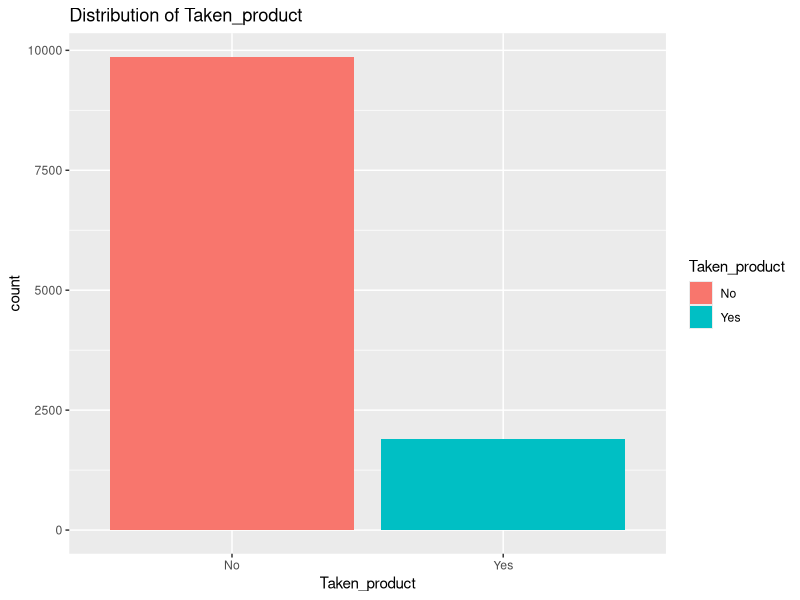
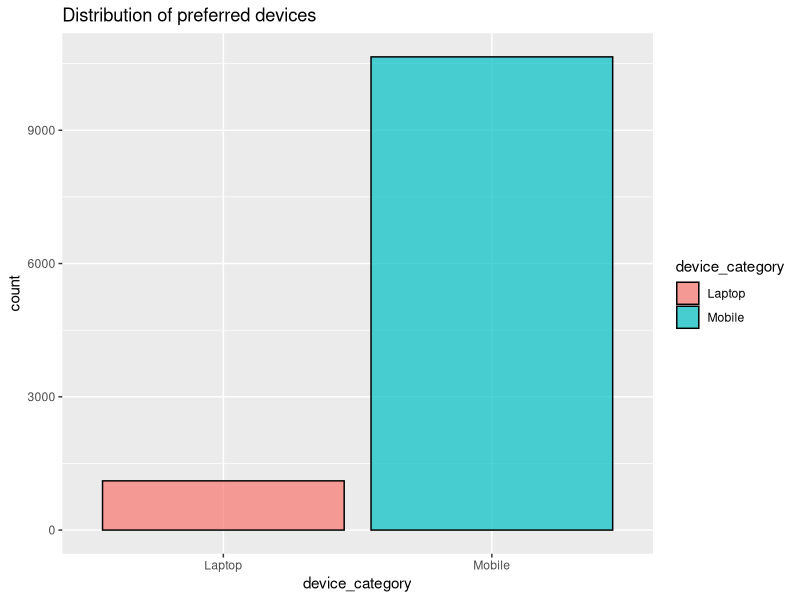
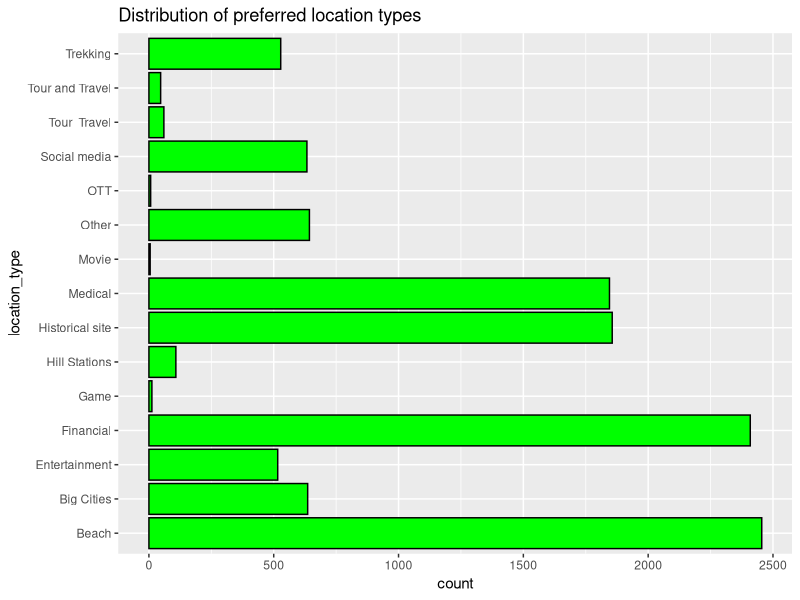
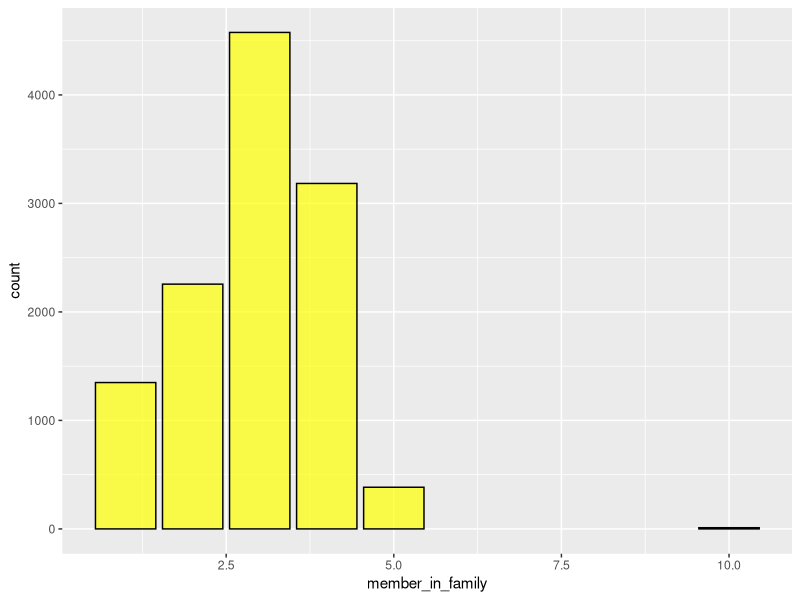
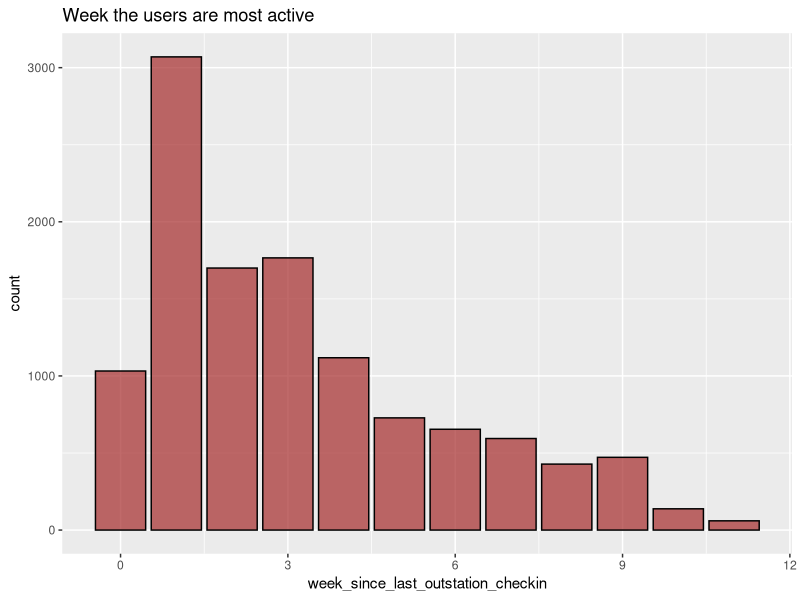
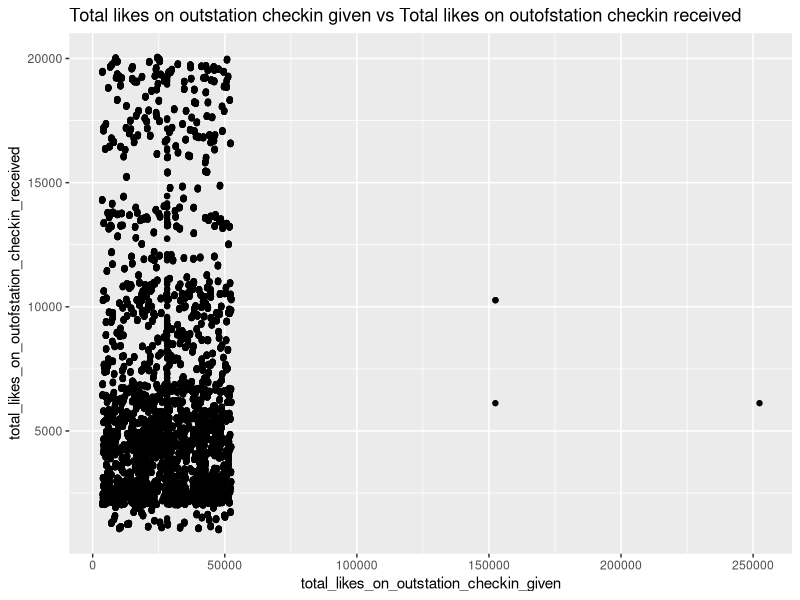
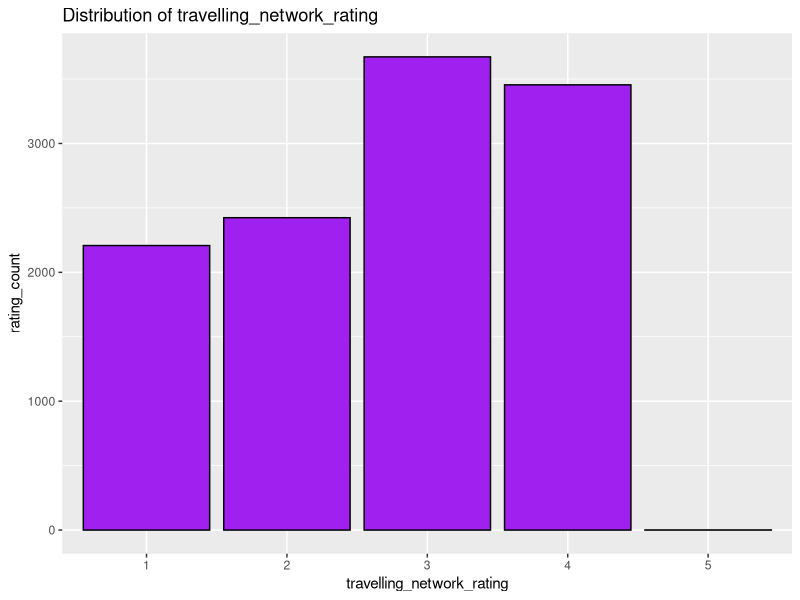
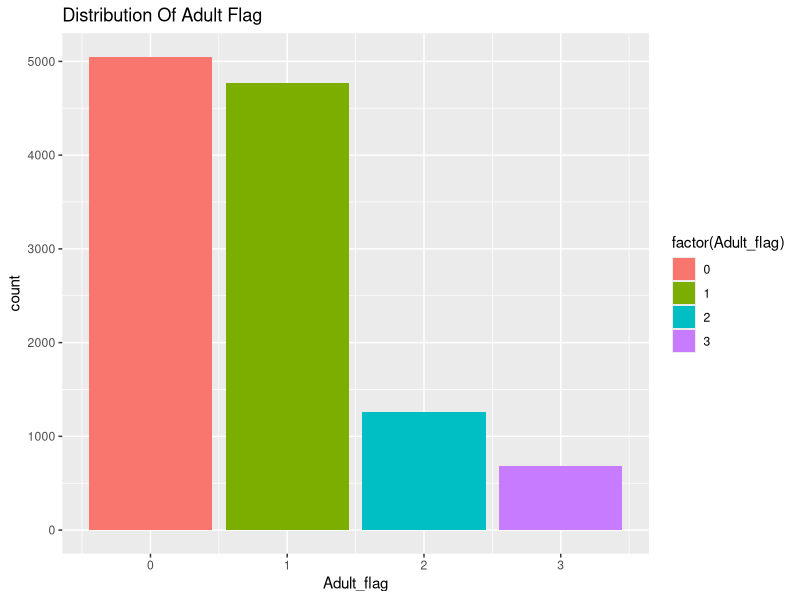

Reproduce these figures in R, in order.
## ---- chunk 1
#Installing & Loading all needed packages
# install.packages("tidyverse")
# install.packages("corrplot")
library(tidyverse)
library(ggplot2)
library(dplyr)
library(corrplot)

## ---- chunk 2

df <- read_csv("Customer behaviour Tourism.csv")
head(df, 5)
## ---- chunk 3
tail(df, 5)
## ---- chunk 4
# checking structure of dataset
glimpse(df)
## ---- chunk 5
sum(duplicated(df))
## ---- chunk 6

null_values <- df %>% map(~sum(is.na(.)))
null_values
## ---- chunk 7

# Find average value
avg_yavotp <- round(mean(df$Yearly_avg_view_on_travel_page, na.rm = TRUE))

# Find the most common value in the 'preferred_device' column
most_common_device <- names(which.max(table(df$preferred_device)))

# Find average value of likes
avg_like_given <-  round(mean(df$total_likes_on_outstation_checkin_given, na.rm = TRUE))

# Find average yearly outstation check in
avg_check_in <-  round(mean(df$yearly_avg_Outstation_checkins, na.rm = TRUE))

# Find most column value in the 'preferred_location_type' column
most_common_location <- names(which.max(table(df$preferred_location_type)))

# Find average yearly comment on page
avg_comment <-  round(mean(df$Yearly_avg_comment_on_travel_page, na.rm = TRUE))

# Most common value in the 'following_company_page'
most_common_ans <- names(which.max(table(df$following_company_page)))

# Most common adult flag
most_common_adult_flag <- names(which.max(table(df$Adult_flag)))

# Find average of daily spending on traveling page
avg_time_spend_page <- round(mean(df$Daily_Avg_mins_spend_on_traveling_page, na.rm = TRUE))


df <- df %>% replace_na(list(Yearly_avg_view_on_travel_page = avg_yavotp, preferred_device = most_common_device, total_likes_on_outstation_checkin_given = avg_like_given, yearly_avg_Outstation_checkins = avg_check_in, preferred_location_type = most_common_location, Yearly_avg_comment_on_travel_page = avg_comment, following_company_page = most_common_ans, Adult_flag = as.integer(most_common_adult_flag), Daily_Avg_mins_spend_on_traveling_page = avg_time_spend_page))

null_values2 <- df %>% map(~sum(is.na(.)))
null_values2
## ---- chunk 8


unique(df$Taken_product)

unique(df$preferred_device)

unique(df$member_in_family)

unique(df$preferred_location_type)

unique(df$following_company_page)

unique(df$working_flag)

unique(df$travelling_network_rating)

unique(df$Adult_flag)
## ---- chunk 9

# Create a new column 'device_category' based on mapping

temp_preferred_device <- df %>% mutate(device_category = case_when(preferred_device %in% c('iOS and Android', 'iOS', 'ANDROID', 'Android', 'Android OS', 'Other', 'Others', 'Tab') ~ 'Mobile', TRUE ~ preferred_device))

df <- df %>%  mutate(device_category = temp_preferred_device$device_category)
## ---- chunk 10

# replacing "Three" with "3" and converting whole column to numeric data type from character data type - 'member_in_family' column

temp_member_in_family <- df %>% mutate(member_in_family = ifelse(member_in_family == "Three", "3", member_in_family))

df <- df %>% mutate(member_in_family = temp_member_in_family$member_in_family)

temp_member_in_family_fixed <- df %>% select(member_in_family) %>% mutate_if(is.character, as.numeric)

df <- df %>% mutate(member_in_family = temp_member_in_family_fixed$member_in_family)

# replacing "Yeso", "1", "0" to "Yes" or "No" based on the values - 'following_company_page' column

df <- df %>% mutate(following_company_page = case_when(following_company_page %in% c("Yeso", "1") ~ "Yes", following_company_page %in% c("0") ~ "No", TRUE ~ following_company_page))


# replacing "0" with "No" - 'working_flag' column

df <- df %>% mutate(working_flag = case_when(working_flag %in% c("0") ~ "No", TRUE ~ working_flag))

df <- df %>% mutate(travelling_network_rating = case_when(travelling_network_rating %in% c(10) ~ 5, TRUE ~ travelling_network_rating))

df
## ---- chunk 11

unique(df$Taken_product)

unique(df$preferred_device)

unique(df$member_in_family)

unique(df$preferred_location_type)

unique(df$following_company_page)

unique(df$working_flag)

unique(df$travelling_network_rating)

unique(df$Adult_flag)
## ---- chunk 12
unique(df$Taken_product)

unique(df$preferred_location_type)
## ---- chunk 13
ggplot(data= df, aes(x= Taken_product, fill = Taken_product)) + geom_bar() + labs(title = "Distribution of Taken_product")
## ---- chunk 14
ggplot(data = df, aes(x = device_category, fill = device_category)) +
  geom_histogram(binwidth = 1, color = "black", alpha = 0.7, stat = "count") + labs(title = "Distribution of preferred devices")
## ---- chunk 15
summary_preferred_location_type <- df %>% group_by(location_type = preferred_location_type) %>% summarise(count = n())
summary_preferred_location_type <- summary_preferred_location_type %>% arrange(desc(count))

ggplot(data = summary_preferred_location_type, aes(y = location_type, x= count)) +
  geom_col(fill = "green", color = "black") + labs(title = "Distribution of preferred location types")
## ---- chunk 16
ggplot(data = df, aes(x = member_in_family)) +
  geom_histogram(binwidth = 1, fill = "yellow", color = "black", alpha = 0.7, stat = "count")
## ---- chunk 17
ggplot(data = df, aes(x = week_since_last_outstation_checkin)) +
  geom_histogram(binwidth = 1, fill = "brown", color = "black",  alpha = 0.7, stat = "count") + labs(title = "Week the users are most active")
## ---- chunk 18
ggplot(data = df, aes(x= total_likes_on_outstation_checkin_given, y= total_likes_on_outofstation_checkin_received)) + geom_point() + labs(title = "Total likes on outstation checkin given vs Total likes on outofstation checkin received")
## ---- chunk 19
summary_travelling_network_rating <- df %>% group_by(travelling_network_ratings = travelling_network_rating) %>% summarise(rating_count = n(), .groups = "drop")
summary_travelling_network_rating$fac_tnr <- factor(summary_travelling_network_rating$travelling_network_ratings)

summary_travelling_network_rating

ggplot(data = summary_travelling_network_rating, aes(x= fac_tnr, y= rating_count)) + geom_col(fill = "purple", color = "black") + labs(x= "travelling_network_rating", title = "Distribution of travelling_network_rating")

## ---- chunk 20
ggplot(data = df, aes(x= Adult_flag, fill = factor(Adult_flag))) + geom_bar() + labs(title = "Distribution Of Adult Flag")

## ---- chunk 21
ggplot(df, aes(x = "", y = Daily_Avg_mins_spend_on_traveling_page)) +
  geom_boxplot(fill = "orange", color = "black") +
  labs(title = "Distribution of Daily Average Minutes Spending",
       x = "",
       y = "Daily Average Minutes Spending")
## ---- chunk 22
fcp_count <- df %>% count(following_company_page)

ggplot(fcp_count, aes(x = "", y= n, fill = factor(following_company_page))) +
  geom_bar(stat = "identity", width = 1) +
  coord_polar("y") +
  labs(title = "Distribution of following_company_page",
       fill = "following_company_page") +
  theme_minimal()
## ---- chunk 23
corr <- df %>% select_if(is.numeric)

correlation_matrix <- cor(corr)

library(corrplot)

corrplot(correlation_matrix, method = "color", col = colorRampPalette(c("blue", "white", "brown"))(50), 
         tl.col = "black")
